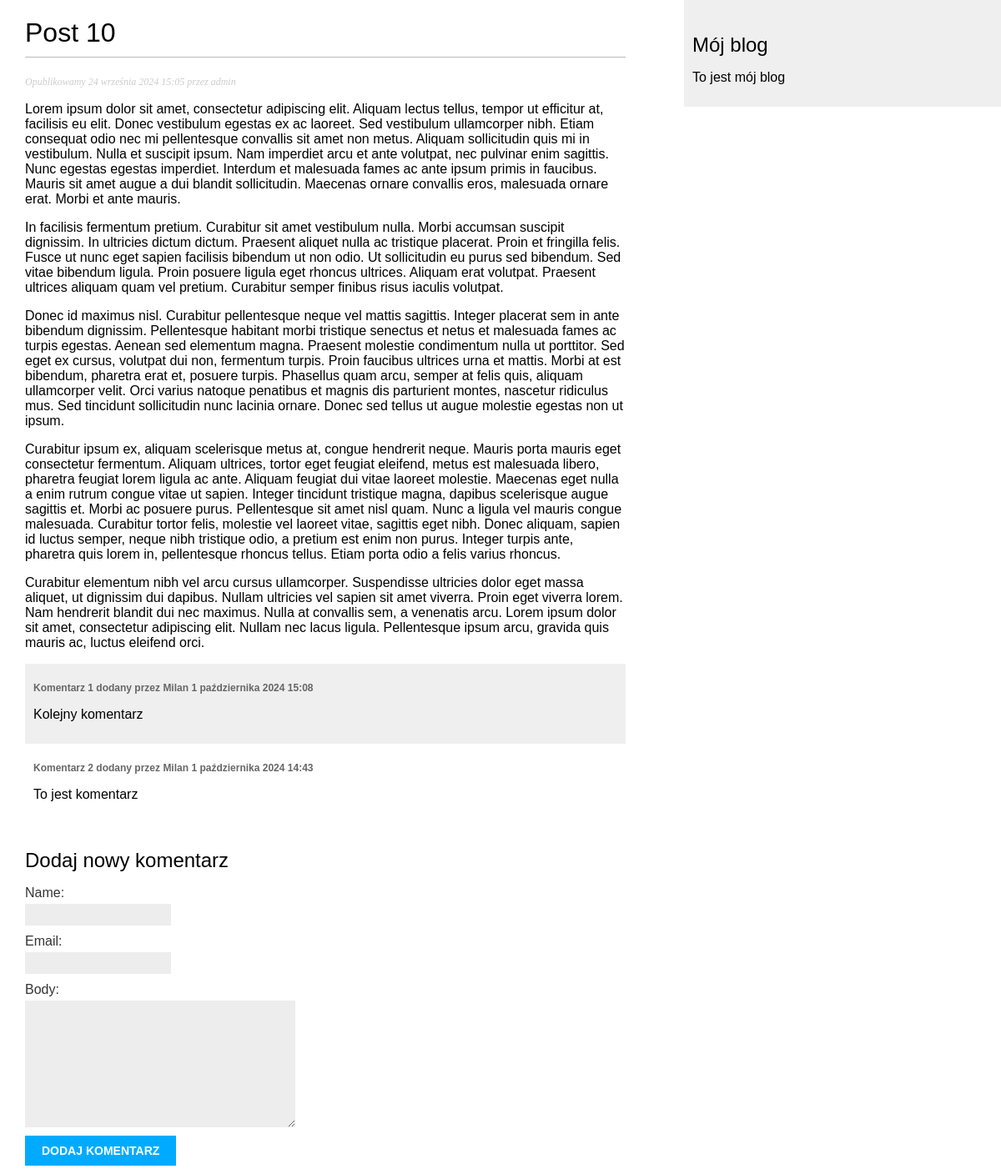
Page /2024/9/24/post-10/ on the committed database.
### blog/models.py (models this page shows, shortened)
class Post(models.Model):
    STATUS_CHOICES = (('draft', 'Wersja robocza'),
                      ('published', 'Opublikowany'),)
    title = models.CharField(max_length=250)
    body = models.TextField()
    author = models.ForeignKey(User, on_delete=models.CASCADE,
                               related_name='posts')
    status = models.CharField(max_length=10, choices=STATUS_CHOICES, default='draft')
    slug = models.SlugField(max_length=250, unique_for_date='publish')
    publish = models.DateTimeField(default=timezone.now)
    created = models.DateTimeField(auto_now_add=True)
    updated = models.DateTimeField(auto_now=True)
    tags = TaggableManager()
    class Meta:
        ordering = ('-publish',)

class Comment(models.Model):
    post = models.ForeignKey(Post,
                             on_delete=models.CASCADE,
                             related_name='comments')
    name = models.CharField(max_length=80)
    email = models.EmailField()
    body = models.TextField()
    created = models.DateTimeField(auto_now_add=True)
    updated = models.DateTimeField(auto_now=True)
    active = models.BooleanField(default=True)
    class Meta:
        ordering = ('-created',)

### blog/views.py (the view)
# urls.py: path('<int:year>/<int:month>/<int:day>/<slug:slug>/', views.post_detail, name='post_detail'),
def post_detail(request, year, month, day, slug):
    new_comment = None
    post = get_object_or_404(Post, slug=slug,
                             status='published',
                             publish__year=year,
                             publish__month=month,
                             publish__day=day)
    comments = post.comments.filter(active=True)
    if request.method == 'POST':
        comment_form = CommentForm(data=request.POST)
        if comment_form.is_valid():
            new_comment = comment_form.save(commit=False)
            new_comment.post = post
            new_comment.save()
    comment_form = CommentForm()
    return render(request, 'blog/post/detail.html',
                  {'post': post,
                   'comment_form': comment_form,
                   'comments':comments,
                   'new_comment': new_comment})

### blog/forms.py
class CommentForm(ModelForm):
    class Meta:
        model = Comment
        fields = ('name', 'email', 'body')

### blog/templates/blog/post/detail.html (shortened to what this page needs)
{% extends "blog/base.html" %}
{% block content %}
    <h1>{{ post.title }}</h1>
    <p class="date">
        Opublikowamy {{ post.publish }} przez {{ post.author }}
    </p>
    {{ post.body|linebreaks }}
    {% for comment in comments %}
        <div class="comment">
        <p class="info">
            Komentarz {{ forloop.counter }} dodany przez {{ comment.name }}
            {{ comment.created }}
        </p>
        {{ comment.body|linebreaks }}
        </div>
        {% empty %}
        <p>Nie ma jeszcze żadnych komentarzy</p>
    {% endfor%}
    {% if new_comment %}
        <h2>Twój komentarz został dodany</h2>
    {% else %}
        <h2>Dodaj nowy komentarz</h2>
        <form action="#" method="post">
            {{ comment_form.as_p }}
            <p><input type="submit" value="Dodaj komentarz"></p>
        </form>
    {% endif %}
{% endblock %}

### blog/static/css/blog.css (style rules this page uses)
body { margin:0; padding:0; font-family:helvetica, sans-serif; }
h1 { font-weight:normal; border-bottom:1px solid #bbb; padding:0 0 10px 0; }
h2 { font-weight:normal; margin:30px 0 0; }
p.date { color:#ccc; font-family: georgia, serif; font-size: 12px; font-style: italic; }
label { float:left; clear:both; color:#333; margin-bottom:4px; }
input, textarea { clear:both; float:left; margin:0 0 10px; background:#ededed; border:0; padding:6px 10px; font-size:12px; }
input[type=submit] { font-weight:bold; background:#00abff; color:#fff; padding:10px 20px; font-size:14px; text-transform:uppercase; }
.comment { padding:10px; }
.comment:nth-child(even) { background:#efefef; }
.comment .info { font-weight:bold; font-size:12px; color:#666; }

### rows in the picture
Post: title "Post 10", publish "24 września 2024 15:05", author "admin", body "Lorem ipsum dolor sit amet, consectetur adipiscing elit. Aliquam lectus tellus, tempor ut efficitur at, facilisis eu elit. Donec vestibulum egestas ex ac laoreet. Sed vestibulum ullamcorper nibh. Etiam consequat odio nec mi pellentesque convallis sit amet non metus. Aliquam sollicitudin quis mi in vestibulum. Nulla et suscipit ipsum. Nam imperdiet arcu et ante volutpat, nec pulvinar enim sagittis. Nunc egestas egestas imperdiet. Interdum et malesuada fames ac ante ipsum primis in faucibus. Mauris sit amet augue a dui blandit sollicitudin. Maecenas ornare convallis eros, malesuada ornare erat. Morbi et ante mauris. In facilisis fermentum pretium. Curabitur sit amet vestibulum nulla. Morbi…"
Comment: name "Milan", created "1 października 2024 15:08", body "Kolejny komentarz"
Comment: name "Milan", created "1 października 2024 14:43", body "To jest komentarz"
